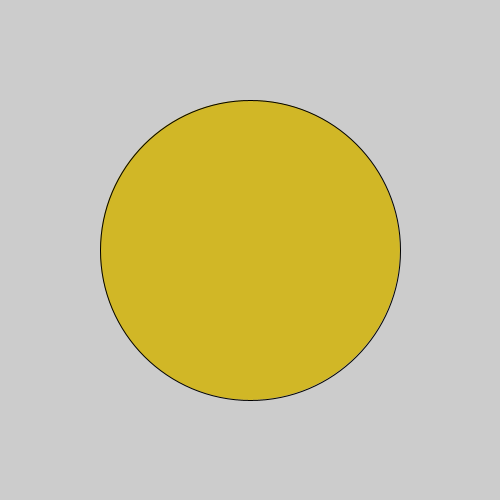
Frame 1 (no input)
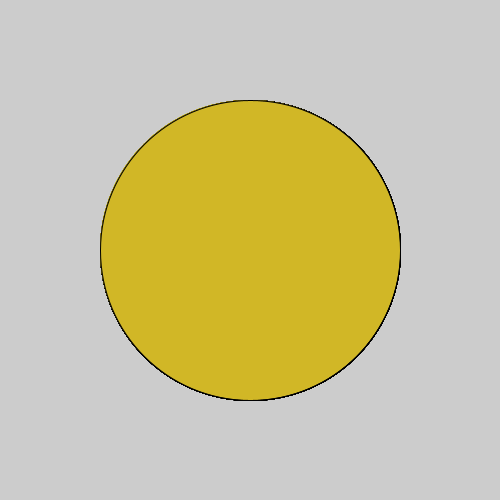
Frame 60 (the mouse pressed at the canvas centre just before this capture)
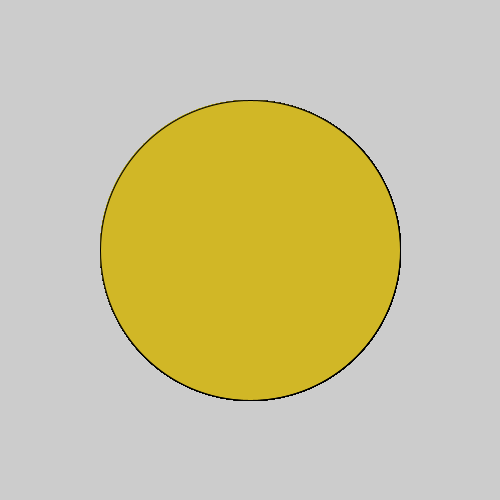
Frame 120 (the mouse held since frame 60 and released just before this capture)

The Processing sketch that drew these frames (run headless with seeded random() and noise(); from frame 60 on, the mouse is pressed at the canvas centre):

// Processing sketch: pizza
// ── pizza.pde

void setup() {
    size(500,500);
}
void draw() {
    fill(#D1B726);
    ellipse(250,250,300,300);
}
